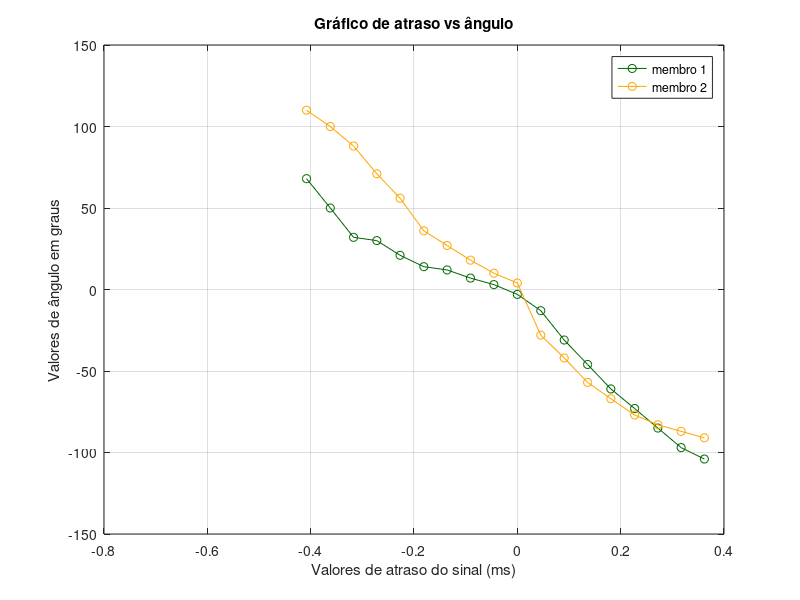
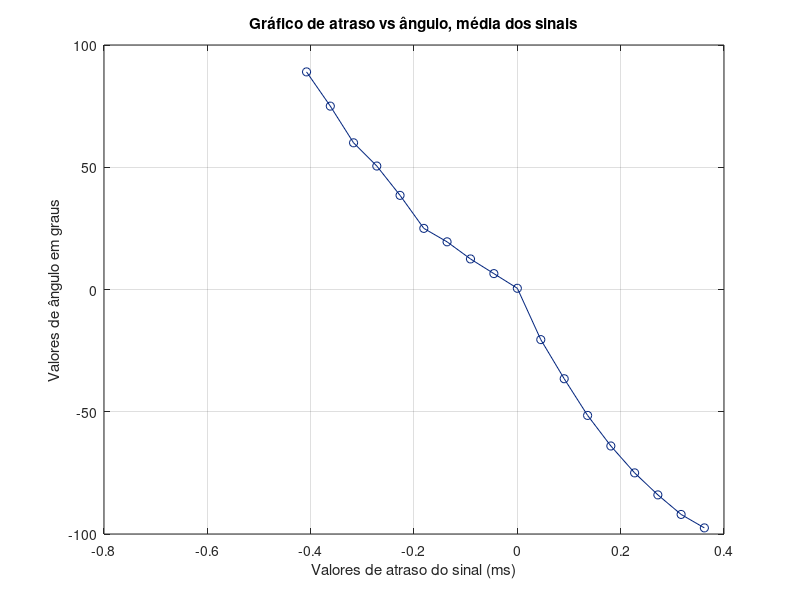

Write the MATLAB code that produced these figures, in order.
close all
clear all
clc

dark_green = 1/255 * [0,100,0];
dark_blue = 1/255 * [3,37,126];
dark_orange = 1/255 * [255, 165, 0];
darl_purple = 1/255 * [153, 51, 153];


x = [-4.08e-4, -3.62e-4, -3.17e-4, -2.72e-4, -2.27e-4, -1.81e-4, -1.36e-4, -9.07e-5, -4.54e-5, 0, 4.54e-5, 9.07e-5, 1.36e-4, 1.81e-4, 2.27e-4, 2.72e-4, 3.17e-4, 3.62e-4];
y1 = [348, 330, 312, 310, 301, 294, 292, 287, 283, 277, 267, 249, 234, 219, 207, 195, 183, 176] - 280 ;
y2 = [380, 370, 358, 341, 326, 306, 297, 288, 280, 274, 242, 228, 213, 203, 193, 187, 183, 179]-270;


figure(1); plot(x * 10^3, y1, 'o-', 'color', dark_green); hold on; plot (x * 10^3, y2, '-o', 'color', dark_orange); hold off;

xlabel('Valores de atraso do sinal (ms)');
ylabel('Valores de ângulo em graus');
title('Gráfico de atraso vs ângulo');
legend('membro 1', 'membro 2');
grid on;

figure(2); plot(x*10^3, (y1+y2)/2, '-o', 'Color', dark_blue); grid on; 

xlabel('Valores de atraso do sinal (ms)');
ylabel('Valores de ângulo em graus');
title('Gráfico de atraso vs ângulo, média dos sinais');

